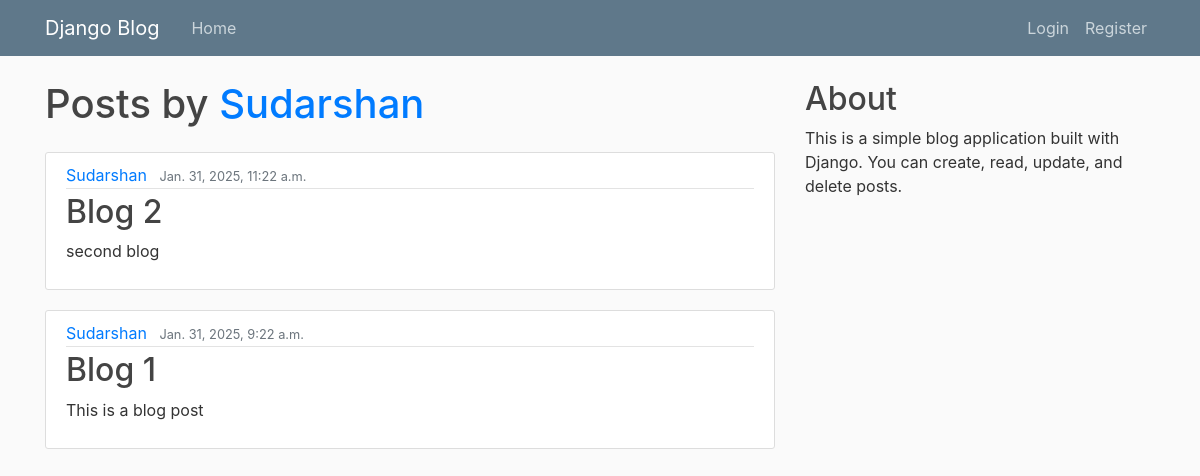
The app's page /users/Sudarshan/ with its own data.
### blog/models.py (models this page shows, shortened)
class Post(models.Model):
    title = models.CharField(max_length=200)
    content = models.TextField()
    date_posted = models.DateTimeField(default=timezone.now)
    author = models.ForeignKey(User, on_delete=models.CASCADE)

### blog/views.py (the view)
# urls.py: path('users/<str:username>/', UserPostListView.as_view(), name='user-posts'),
class UserPostListView(ListView):
    model=Post
    template_name='blog/user_posts.html'
    context_object_name='posts'
    paginate_by = 5
    def get_queryset(self):
        user = get_object_or_404(User, username=self.kwargs.get('username'))
        return Post.objects.filter(author=user).order_by('-date_posted')

### blog/Templates/blog/user_posts.html (shortened to what this page needs)
{% extends "blog/base.html" %}
{% block content %}
{% load static %}
<h1 class="mb-4">Posts by <span class="text-primary">{{ view.kwargs.username }}</span></h1>
    {% for post in posts %}
        <article class="media content-section">
          <div class="media-body">
            <div class="article-metadata">
              <a class="mr-2" href="{% url 'user-posts' post.author.username %}">{{ post.author }}</a>
              <small class="text-muted">{{ post.date_posted }}</small>
            </div>
            <h2><a class="article-title" href="{% url 'post-detail' post.id %}">{{ post.title }}</a></h2>
            <p class="article-content">{{ post.content }}</p>
          </div>
        </article>
    {% endfor %}
{% endblock content %}

### blog/static/blog/style.css (style rules this page uses)
body { background: #fafafa; color: #333333; margin-top: 5rem; }
h1, h2, h3, h4, h5, h6 { color: #444444; }
.content-section { background: #ffffff; padding: 10px 20px; border: 1px solid #dddddd; border-radius: 3px; margin-bottom: 20px; }
.article-title { color: #444444; }
.article-content { white-space: pre-line; }
.article-metadata { padding-bottom: 1px; margin-bottom: 4px; border-bottom: 1px solid #e3e3e3 }

### records on screen
Post: author "Sudarshan", date_posted "Jan. 31, 2025, 11:22 a.m.", title "Blog 2", content "second blog"
Post: author "Sudarshan", date_posted "Jan. 31, 2025, 9:22 a.m.", title "Blog 1", content "This is a blog post"

### other values on screen
{{ view.kwargs.username }} "Sudarshan"
